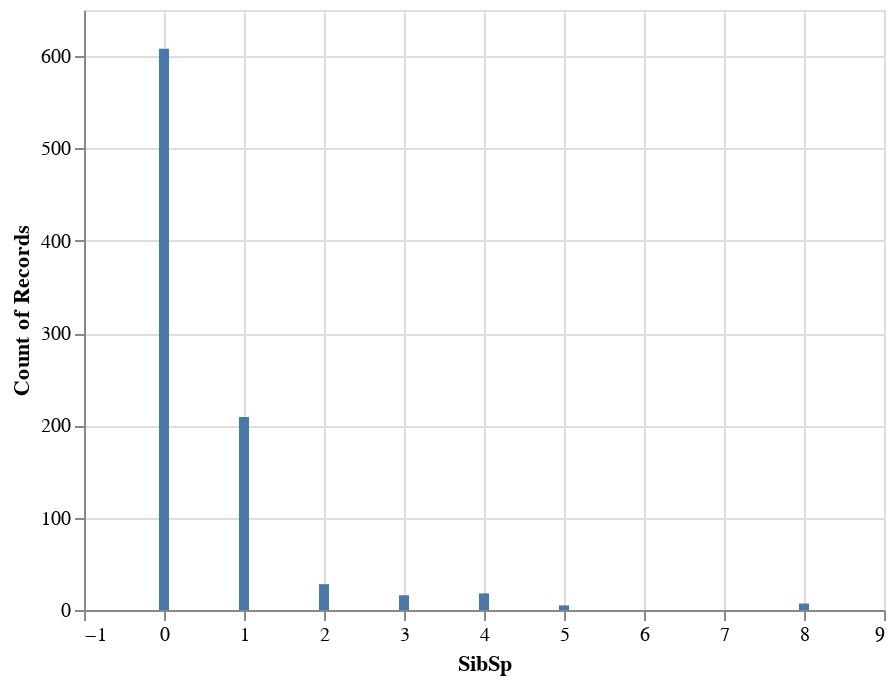

The notebook cell saved with this chart:
### Code cell
print()
alt.Chart(data).mark_bar().encode(
    x = "SibSp",
    y = "count()"

)

### Figure 1 — Vega-Lite specification as saved in the notebook (floating-point values rounded to 4 significant figures; data arrays with more than 128 entries replaced by an {"elided": "..."} marker saying what was removed)
{"config": {"view": {"continuousWidth": 400, "continuousHeight": 300}}, "data": {"name": "data-17b5a9272cdb76617ac540c5321e65cb"}, "mark": "bar", "encoding": {"x": {"field": "SibSp", "type": "quantitative"}, "y": {"aggregate": "count", "type": "quantitative"}}, "$schema": "https://vega.github.io/schema/vega-lite/v4.17.0.json", "datasets": {"data-17b5a9272cdb76617ac540c5321e65cb": {"elided": "891 records"}}}
